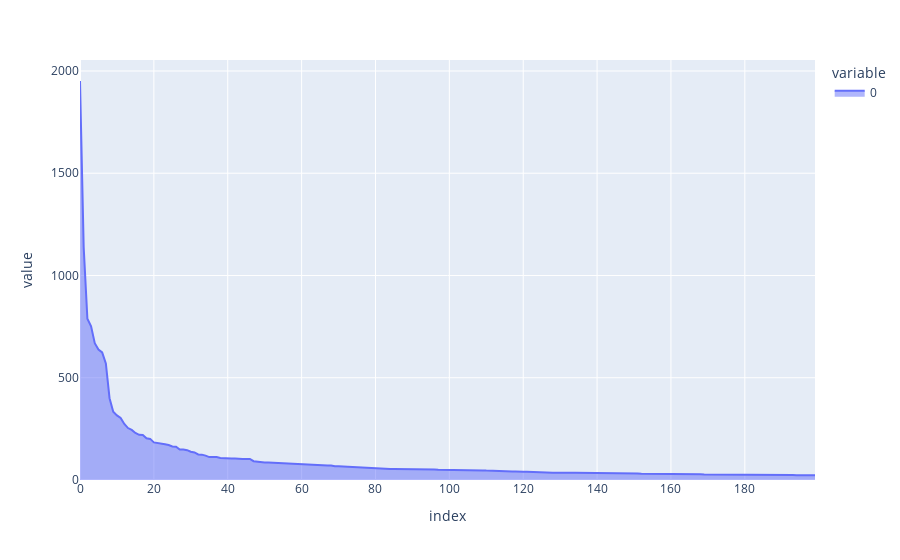

The cell this chart's notebook holds for it:
### Code cell
# Plot the long tail chart

sorted_freq = sorted(term_frequencies, reverse=True)
sorted_freq =sorted_freq[:200]
px.area(sorted_freq)

### Figure 1 — Plotly figure (JSON) as saved in the notebook; plotly's stock layout.template omitted (floating-point values rounded to 4 significant figures; data arrays with more than 128 entries replaced by an {"elided": "..."} marker saying what was removed)
{"data": [{"hovertemplate": "variable=0<br>index=%{x}<br>value=%{y}<extra></extra>", "legendgroup": "0", "line": {"color": "#636efa"}, "marker": {"symbol": "circle"}, "mode": "lines", "name": "0", "orientation": "v", "showlegend": true, "stackgroup": "1", "type": "scatter", "x": {"elided": "200 int values"}, "xaxis": "x", "y": {"elided": "200 int values"}, "yaxis": "y"}], "layout": {"legend": {"title": {"text": "variable"}, "tracegroupgap": 0}, "margin": {"t": 60}, "xaxis": {"anchor": "y", "domain": [0, 1], "title": {"text": "index"}}, "yaxis": {"anchor": "x", "domain": [0, 1], "title": {"text": "value"}}}}
